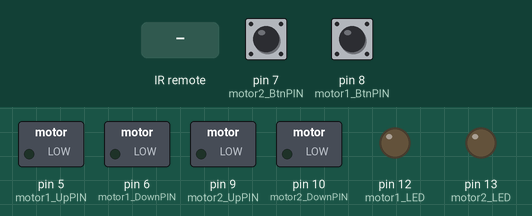
This sketch was run on a simulated Arduino Nano, built with avr-gcc and run on an emulated ATmega328P. Parts: switched loads named in the sketch (green lamp = pin HIGH), output pins drawn as LEDs (lit = HIGH). Inputs (shaded band) come from the test bench; at power-on: pin 7 (motor2_BtnPIN) HIGH, pin 8 (motor1_BtnPIN) HIGH.

Above: at 1.2 s.
1.3 s: pin 7 (motor2_BtnPIN) pulled LOW for 3.2 s
At 1.9 s:
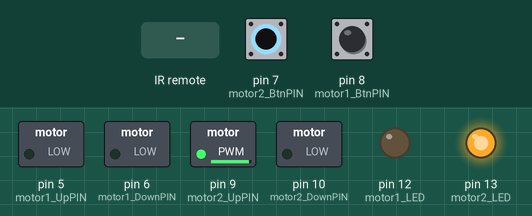
6.0 s: pin 8 (motor1_BtnPIN) pulled LOW for 0.15 s
At 6.14 s:
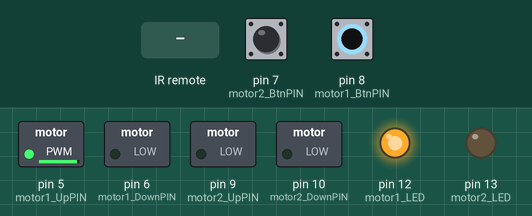
7.7 s: infrared code 0xF720DF received
At 8.6 s:
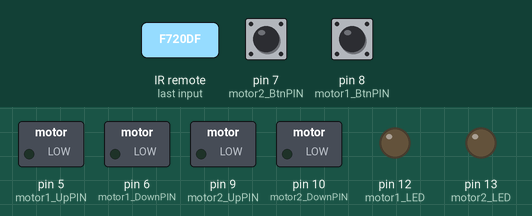
9.3 s: pin 7 (motor2_BtnPIN) pulled LOW for 0.15 s
At 10.2 s:
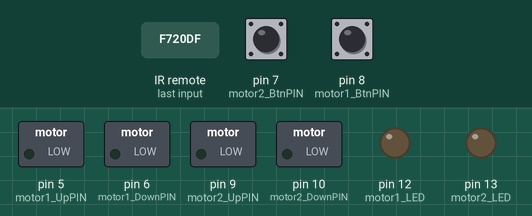
11.0 s: pin 8 (motor1_BtnPIN) pulled LOW for 1 s
At 11.8 s:
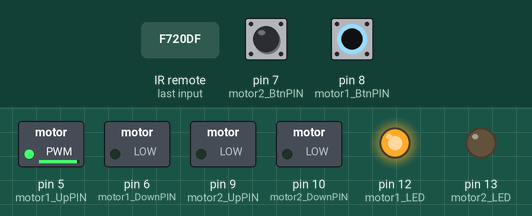
13.5 s: pin 8 (motor1_BtnPIN) pulled LOW for 3.2 s
At 14.4 s:
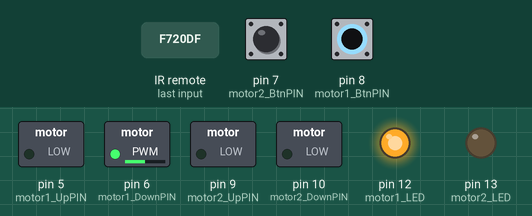
Timing chart, 0 to 18.2 s (numbered marks = the images above; inputs shaded):
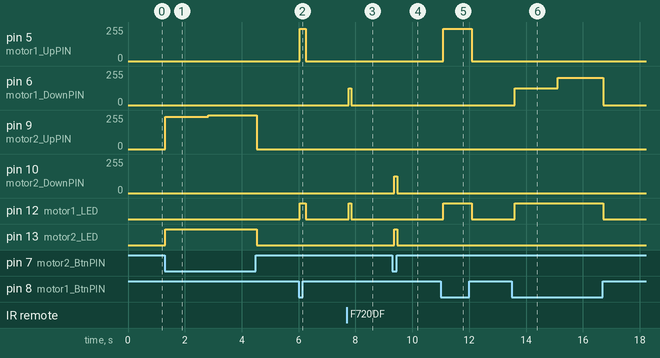

Measured:
- after the input at 1.3 s, pin 9 (motor2_UpPIN): 0/255 → 242/255 at once, → 255/255 1.5 s later, → 0/255 1.7 s later; pin 13 (motor2_LED): LOW → HIGH at once, → LOW 3.2 s later
- after the input at 6.0 s, pin 5 (motor1_UpPIN): 0/255 → 242/255 at once, → 0/255 0.20 s later; pin 12 (motor1_LED): LOW → HIGH at once, → LOW 0.20 s later
- after the input at 7.7 s, pin 6 (motor1_DownPIN): 0/255 → 127/255 after 0.06 s, → 0/255 0.10 s later; pin 12 (motor1_LED): LOW → HIGH after 0.06 s, → LOW 0.10 s later
- after the input at 9.3 s, pin 10 (motor2_DownPIN): 0/255 → 127/255 after 0.07 s, → 0/255 0.10 s later; pin 13 (motor2_LED): LOW → HIGH after 0.07 s, → LOW 0.10 s later
- after the input at 11.0 s, pin 5 (motor1_UpPIN): 0/255 → 242/255 after 0.08 s, → 0/255 1.0 s later; pin 12 (motor1_LED): LOW → HIGH after 0.08 s, → LOW 1.0 s later
- after the input at 13.5 s, pin 6 (motor1_DownPIN): 0/255 → 127/255 after 0.10 s, → 204/255 1.5 s later, → 0/255 1.6 s later; pin 12 (motor1_LED): LOW → HIGH after 0.10 s, → LOW 3.1 s later

The sketch:

IRremoteArduino.ino
```cpp
/*
 Name:		IRremoteArduino.ino
 Created:	3/20/2016 12:05:08 AM
 Author:	KubaMiszcz
*/
/*
* Sketch modified by Enjoying Electronics: http://www.instructables.com/member/Enjoying+Electronics/
Code based off of:
* IRremote
* Version 0.1 July, 2009
* Copyright 2009 Ken Shirriff
* For details, see http://arcfn.com/2009/08/multi-protocol-infrared-remote-library.html

* Special thanks to dablondeemu http://www.instructables.com/member/dablondeemu/
* and his instructable listed below, IR Remote Controlled Color Changing Cloud (Arduino)
* http://www.instructables.com/id/IR-Remote-Controlled-Color-Changing-Cloud-Arduino/


* Lets get started:

The IR sensor's pins are attached to Arduino as so:
Pin 1 to Vout (pin 11 on Arduino)
Pin 2 to GND
Pin 3 to Vcc (+5v from Arduino)

*/

/*******************CODE BEGINS HERE********************/
#include <IRremote.h>
#include "Received_IR_Code.cpp"
#include "Motor.cpp"

//DEFINICJE PINOW
					int IR_Input_PIN = 4;
		//silnik1 - lewy
					int motor1_BtnPIN = 8;
					int motor1_UpPIN = 5; //A-INA	PWM
					int motor1_DownPIN =6; //A-INB	PWM
					int motor1_LED = 12;
		//silnik2 - prawy
					int motor2_BtnPIN = 7;
					int motor2_UpPIN = 9; //A-INA	PWM
					int motor2_DownPIN = 10; //A-INB	PWM
					int motor2_LED = 13;

//ZMIENNE GLOBALNE
		unsigned long motor1_IRCode = 16195807;
		unsigned long motor2_IRCode = 16228447;

		int SpeedUpSlow = 255 * 0.95;	//128
		int SpeedUpFast = 255 * 1.0;	//255
		int SpeedDownSlow = 255 * 0.5;	//64
		int SpeedDownFast = 255 * 0.8;	//128
		int SpeedUpWait_ms = 1500; //po tym czasie ma przyspieszyc

//ZMIENNE POMOCNICZE
		unsigned long Check_IR_Code = 0;
		unsigned long Check_IR_Code_Prev = Check_IR_Code;
		long int SpeedUpStart = 0;

//INSTANCJE
		Motor motor1 = Motor(motor1_BtnPIN, motor1_LED, "down", motor1_IRCode, motor1_DownPIN, motor1_UpPIN);
		Motor motor2 = Motor(motor2_BtnPIN, motor2_LED, "down", motor2_IRCode, motor2_DownPIN, motor2_UpPIN);

		Received_IR_Code received_IR_Code;
		IRrecv irrecv(IR_Input_PIN);
		decode_results results;

void setup()
{
	/*Serial.begin(9600);
	Serial.println("HEELOU!");*/

	// Start the receiver
	pinMode(IR_Input_PIN, INPUT);
	irrecv.enableIRIn();
	//silnik1
	pinMode(motor1_BtnPIN, INPUT_PULLUP);
	pinMode(motor1_LED, OUTPUT);
	pinMode(motor1_UpPIN, OUTPUT);
	pinMode(motor1_DownPIN, OUTPUT);
	//silnik2
	pinMode(motor2_BtnPIN, INPUT_PULLUP);
	pinMode(motor2_LED, OUTPUT);
	pinMode(motor2_UpPIN, OUTPUT);
	pinMode(motor2_DownPIN, OUTPUT);

}


void loop() {
	received_IR_Code.valuee = Read_IR_Code();
	motor1.btnState = motor1.aktBtn_state();
	motor2.btnState = motor2.aktBtn_state();

	String str = "kod: ";
	str += String(received_IR_Code.value_prev) + " ";
	str += String(received_IR_Code.valuee) + " ";
	str += motor1.Direction + " ";
	str += motor2.Direction;
	Serial.println(str);

	Silnik1();
	Silnik2();

	received_IR_Code.value_prev = received_IR_Code.valuee;
	motor1.btnState_prev = motor1.btnState;
	motor2.btnState_prev = motor2.btnState;


}


void Silnik1() {
	//OBLSUGA ZDARZEN
	//zalaczenie silnika
	if (received_IR_Code.R_TRIG(motor1.IR_Code) || motor1.Btn_R_TRIG()) {
		String str = "ksss: ";
		str += String(received_IR_Code.R_TRIG(motor1.IR_Code)) + " ";
		str += String(motor1.Btn_R_TRIG()) + " ";
		Serial.println(str);


		motor1.ChangeDirection();
		SpeedUpStart = millis() + SpeedUpWait_ms; //kiedy ma przyspieszyc
		if (motor1.Direction == "down") {
			motor1.Run(SpeedDownSlow);
			Serial.println("down");

		}
		if (motor1.Direction == "up") {
			motor1.Run(SpeedUpSlow);
			Serial.println("up");

		}
	}

	//zatrzymanie silnika po puszczeniu przycisku
	if (received_IR_Code.F_TRIG(motor1.IR_Code) || motor1.Btn_F_TRIG()) {
		motor1.Run(0);		Serial.println("stop");
	}

	//przyspieszenie po 3 sek od wcisniecia
	if (received_IR_Code.valuee == motor1.IR_Code || motor1.Btn_IsON()) {
		if (millis() >= SpeedUpStart) {
			if (motor1.Direction == "down") {
				motor1.Run(SpeedDownFast);
			}
			if (motor1.Direction == "up") {
				motor1.Run(SpeedUpFast);
			}
		}
	}
}//end loopOKKK()

void Silnik2() {
	//OBLSUGA ZDARZEN
	//zalaczenie silnika
	if (received_IR_Code.R_TRIG(motor2.IR_Code) || motor2.Btn_R_TRIG()) {
		String str = "ksss: ";
		str += String(received_IR_Code.R_TRIG(motor2.IR_Code)) + " ";
		str += String(motor2.Btn_R_TRIG()) + " ";
		Serial.println(str);


		motor2.ChangeDirection();
		SpeedUpStart = millis() + SpeedUpWait_ms; //kiedy ma przyspieszyc
		if (motor2.Direction == "down") {
			motor2.Run(SpeedDownSlow);
			Serial.println("down");

		}
		if (motor2.Direction == "up") {
			motor2.Run(SpeedUpSlow);
			Serial.println("up");

		}
	}

	//zatrzymanie silnika po puszczeniu przycisku
	if (received_IR_Code.F_TRIG(motor2.IR_Code) || motor2.Btn_F_TRIG()) {
		motor2.Run(0);		Serial.println("stop");
	}

	//przyspieszenie po 3 sek od wcisniecia
	if (received_IR_Code.valuee == motor2.IR_Code || motor2.Btn_IsON()) {
		if (millis() >= SpeedUpStart) {
			if (motor2.Direction == "down") {
				motor2.Run(SpeedDownFast);
			}
			if (motor2.Direction == "up") {
				motor2.Run(SpeedUpFast);
			}
		}
	}
}//end Silnik2

unsigned long Read_IR_Code() {
	_delay_ms(100);  //spowolnienie bo lapie zera miedzy odczytami ze niby puszczam przycisk
	if (irrecv.decode(&results))
	{
		//4294967295=kod ze przycisk jest trzymany, taki sam dla trzymania kazdego przycisku
		if (results.value != -1) {
			Check_IR_Code = results.value;
			Check_IR_Code_Prev = Check_IR_Code;
		}
		else {
			Check_IR_Code = Check_IR_Code_Prev;
		}
		irrecv.resume();   // Receive the next value
	}
	else {
		Check_IR_Code = 0;
	}
	return Check_IR_Code;
}
```

Motor.cpp
```cpp
//
//
//
#include <arduino.h>

//klasa motor
class Motor {
public: int BtnPIN;
public: int LED;
public: String Direction;
public: unsigned long IR_Code;
public: int DownPIN;
public: int UpPIN;
public: bool btnState, btnState_prev;

		Motor(int BtnPIN, int LED, String Direction, unsigned long IR_Code, int DownPIN, int UpPIN) {
			this->BtnPIN = BtnPIN;
			this->LED = LED;
			this->Direction = Direction;
			this->IR_Code = IR_Code;
			this->DownPIN = DownPIN;
			this->UpPIN = UpPIN;
			btnState = aktBtn_state();
			btnState_prev = btnState;
		}

		void ChangeDirection() {
			if (Direction == "up")Direction = "down";
			else if (Direction == "down")Direction = "up";
		}

		void Run(int Speed) {
			if (Direction == "up") {
				analogWrite(DownPIN, 0);
				analogWrite(UpPIN, Speed);
				digitalWrite(LED, HIGH);
				//Serial.println("up");
			}
			else if (Direction == "down") {
				analogWrite(DownPIN, Speed);
				analogWrite(UpPIN, 0);
				digitalWrite(LED, HIGH);
				//Serial.println("down");
			}
			if (Speed == 0)digitalWrite(LED, LOW);
		}
		bool aktBtn_state() {
			return !digitalRead(BtnPIN);
		}
		bool Btn_R_TRIG() {
			if (btnState_prev == 0 && btnState == 1) {
				return true;
				Serial.println("RtrigTrue");
			}
			else {
				return false;
				return false; Serial.println("RtrigFalse");
			}
		}
		bool Btn_F_TRIG() {
			if (btnState_prev == 1 && btnState == 0) {
				return true;
				Serial.println("FtrigTrue");
			}
			else {
				return false; Serial.println("FtrigFalse");
			}
		}
		bool Btn_IsON() {
			if (aktBtn_state()) {
				return true;
			}
			else
			{
				return false;
			}
		}
};
```

Received_IR_Code.cpp
```cpp
//
//
//

#include <arduino.h>
class Received_IR_Code {
public: unsigned long valuee;
public: unsigned long value_prev;
		Received_IR_Code() {
			valuee = 0;
			value_prev = 0;
		}
		bool R_TRIG(unsigned long Checked_IR_Code) {
			if (value_prev == 0 && valuee == Checked_IR_Code) {
				return true;
			}
			else return false;
		}
		bool F_TRIG(unsigned long Checked_IR_Code) {
			if (value_prev == Checked_IR_Code && valuee == 0) {
				return true;
			}
			else return false;
		}
};
```
